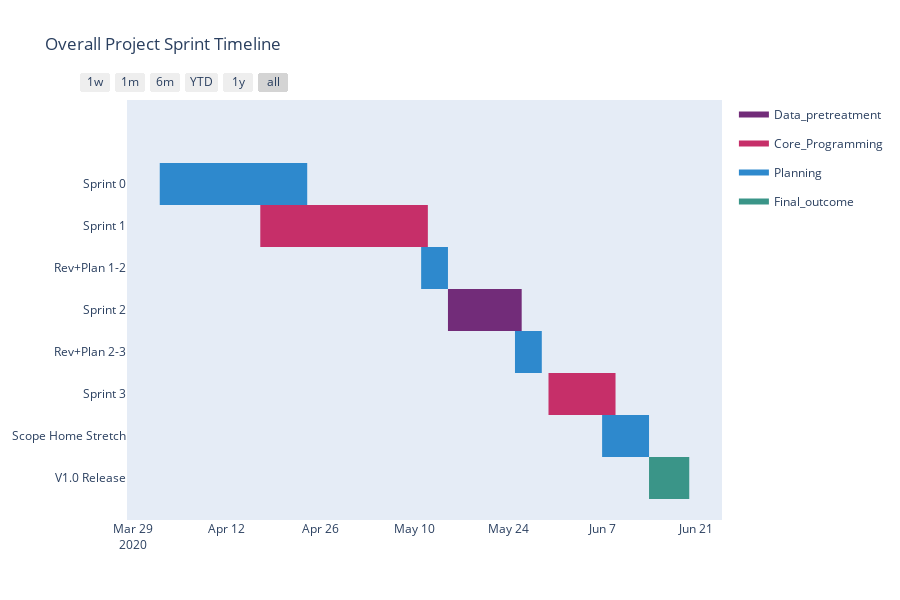

Notebook code for this chart:
### Code cell
sprint_timeline = [
      dict(Task='Sprint 0',     Start='2020-04-02', Finish='2020-04-24', Resource='Planning'),
      dict(Task='Sprint 1',     Start='2020-04-17', Finish='2020-05-12', Resource="Core_Programming"),
      dict(Task='Rev+Plan 1-2', Start='2020-05-11', Finish='2020-05-15', Resource="Planning"),
      dict(Task='Sprint 2',     Start='2020-05-15', Finish='2020-05-26', Resource="Data_pretreatment"),
      dict(Task='Rev+Plan 2-3', Start='2020-05-25', Finish='2020-05-29', Resource="Planning"),
      dict(Task="Sprint 3",     Start='2020-05-30', Finish='2020-06-09', Resource='Core_Programming'),
      dict(Task='Scope Home Stretch', Start='2020-06-07', Finish='2020-06-14', Resource="Planning"),
      dict(Task="V1.0 Release", Start='2020-06-14', Finish='2020-06-20', Resource='Final_outcome')
      ]

colors = dict(Planning = 'rgb(46, 137, 205)',
              Data_pretreatment = 'rgb(114, 44, 121)',
              Core_Programming = 'rgb(198, 47, 105)',
              Final_outcome = 'rgb(58, 149, 136)')

sprint_timeline.reverse()  # I prefer to index based on 
fig = ff.create_gantt(sprint_timeline, colors=colors, index_col='Resource', bar_width=0.5,
                      show_colorbar=True, title="Overall Project Sprint Timeline")
fig.show()

### Figure 1 — Plotly figure (JSON) as saved in the notebook; plotly's stock layout.template omitted (floating-point values rounded to 4 significant figures)
{"data": [{"fill": "toself", "fillcolor": "rgb(114, 44, 121)", "hoverinfo": "name", "legendgroup": "rgb(114, 44, 121)", "mode": "none", "name": "Data_pretreatment", "type": "scatter", "x": ["2020-05-15", "2020-05-26", "2020-05-26", "2020-05-15"], "y": [3.5, 3.5, 4.5, 4.5]}, {"fill": "toself", "fillcolor": "rgb(198, 47, 105)", "hoverinfo": "name", "legendgroup": "rgb(198, 47, 105)", "mode": "none", "name": "Core_Programming", "type": "scatter", "x": ["2020-05-30", "2020-06-09", "2020-06-09", "2020-05-30", "2020-05-30", "2020-04-17", "2020-05-12", "2020-05-12", "2020-04-17"], "y": [1.5, 1.5, 2.5, 2.5, null, 5.5, 5.5, 6.5, 6.5]}, {"fill": "toself", "fillcolor": "rgb(46, 137, 205)", "hoverinfo": "name", "legendgroup": "rgb(46, 137, 205)", "mode": "none", "name": "Planning", "type": "scatter", "x": ["2020-06-07", "2020-06-14", "2020-06-14", "2020-06-07", "2020-06-07", "2020-05-25", "2020-05-29", "2020-05-29", "2020-05-25", "2020-05-25", "2020-05-11", "2020-05-15", "2020-05-15", "2020-05-11", "2020-05-11", "2020-04-02", "2020-04-24", "2020-04-24", "2020-04-02"], "y": [0.5, 0.5, 1.5, 1.5, null, 2.5, 2.5, 3.5, 3.5, null, 4.5, 4.5, 5.5, 5.5, null, 6.5, 6.5, 7.5, 7.5]}, {"fill": "toself", "fillcolor": "rgb(58, 149, 136)", "hoverinfo": "name", "legendgroup": "rgb(58, 149, 136)", "mode": "none", "name": "Final_outcome", "type": "scatter", "x": ["2020-06-14", "2020-06-20", "2020-06-20", "2020-06-14"], "y": [-0.5, -0.5, 0.5, 0.5]}, {"legendgroup": "rgb(114, 44, 121)", "marker": {"color": "rgb(114, 44, 121)", "opacity": 0, "size": 1}, "mode": "markers", "name": "", "showlegend": false, "text": [null, null], "type": "scatter", "x": ["2020-05-15", "2020-05-26"], "y": [4, 4]}, {"legendgroup": "rgb(198, 47, 105)", "marker": {"color": "rgb(198, 47, 105)", "opacity": 0, "size": 1}, "mode": "markers", "name": "", "showlegend": false, "text": [null, null, null, null], "type": "scatter", "x": ["2020-05-30", "2020-06-09", "2020-04-17", "2020-05-12"], "y": [2, 2, 6, 6]}, {"legendgroup": "rgb(46, 137, 205)", "marker": {"color": "rgb(46, 137, 205)", "opacity": 0, "size": 1}, "mode": "markers", "name": "", "showlegend": false, "text": [null, null, null, null, null, null, null, null], "type": "scatter", "x": ["2020-06-07", "2020-06-14", "2020-05-25", "2020-05-29", "2020-05-11", "2020-05-15", "2020-04-02", "2020-04-24"], "y": [1, 1, 3, 3, 5, 5, 7, 7]}, {"legendgroup": "rgb(58, 149, 136)", "marker": {"color": "rgb(58, 149, 136)", "opacity": 0, "size": 1}, "mode": "markers", "name": "", "showlegend": false, "text": [null, null], "type": "scatter", "x": ["2020-06-14", "2020-06-20"], "y": [0, 0]}], "layout": {"height": 600, "hovermode": "closest", "showlegend": true, "title": {"text": "Overall Project Sprint Timeline"}, "xaxis": {"rangeselector": {"buttons": [{"count": 7, "label": "1w", "step": "day", "stepmode": "backward"}, {"count": 1, "label": "1m", "step": "month", "stepmode": "backward"}, {"count": 6, "label": "6m", "step": "month", "stepmode": "backward"}, {"count": 1, "label": "YTD", "step": "year", "stepmode": "todate"}, {"count": 1, "label": "1y", "step": "year", "stepmode": "backward"}, {"step": "all"}]}, "showgrid": false, "type": "date", "zeroline": false}, "yaxis": {"autorange": false, "range": [-1, 9], "showgrid": false, "ticktext": ["V1.0 Release", "Scope Home Stretch", "Sprint 3", "Rev+Plan 2-3", "Sprint 2", "Rev+Plan 1-2", "Sprint 1", "Sprint 0"], "tickvals": [0, 1, 2, 3, 4, 5, 6, 7], "zeroline": false}}}
